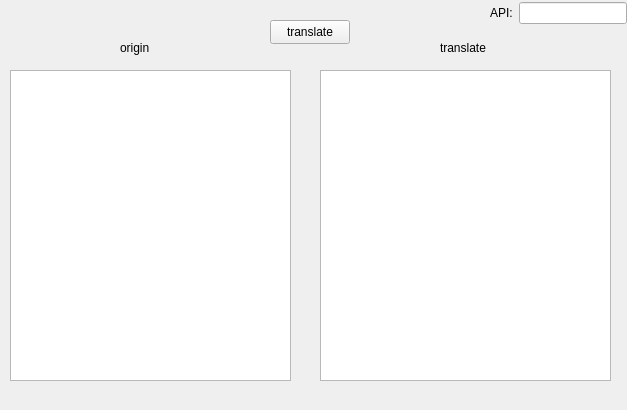
<?xml version="1.0" encoding="UTF-8"?>
<ui version="4.0">
 <class>FinTranslator</class>
 <widget class="QWidget" name="FinTranslator">
  <property name="geometry">
   <rect>
    <x>0</x>
    <y>0</y>
    <width>627</width>
    <height>410</height>
   </rect>
  </property>
  <property name="windowTitle">
   <string>FinTranslator</string>
  </property>
  <widget class="QTextEdit" name="textEditOrigin">
   <property name="geometry">
    <rect>
     <x>10</x>
     <y>70</y>
     <width>281</width>
     <height>311</height>
    </rect>
   </property>
  </widget>
  <widget class="QTextEdit" name="textEditTranslate">
   <property name="geometry">
    <rect>
     <x>320</x>
     <y>70</y>
     <width>291</width>
     <height>311</height>
    </rect>
   </property>
  </widget>
  <widget class="QLabel" name="label_2">
   <property name="geometry">
    <rect>
     <x>440</x>
     <y>40</y>
     <width>46</width>
     <height>16</height>
    </rect>
   </property>
   <property name="text">
    <string>translate</string>
   </property>
  </widget>
  <widget class="QLabel" name="label">
   <property name="geometry">
    <rect>
     <x>120</x>
     <y>40</y>
     <width>46</width>
     <height>16</height>
    </rect>
   </property>
   <property name="text">
    <string>origin</string>
   </property>
  </widget>
  <widget class="QPushButton" name="findButton">
   <property name="geometry">
    <rect>
     <x>270</x>
     <y>20</y>
     <width>80</width>
     <height>24</height>
    </rect>
   </property>
   <property name="text">
    <string>translate</string>
   </property>
  </widget>
  <widget class="QWidget" name="">
   <property name="geometry">
    <rect>
     <x>490</x>
     <y>0</y>
     <width>137</width>
     <height>26</height>
    </rect>
   </property>
   <layout class="QHBoxLayout" name="horizontalLayout">
    <item>
     <widget class="QLabel" name="label_api">
      <property name="text">
       <string>API:</string>
      </property>
     </widget>
    </item>
    <item>
     <widget class="QLineEdit" name="lineEdit_api"/>
    </item>
   </layout>
  </widget>
 </widget>
 <resources/>
 <connections/>
</ui>
